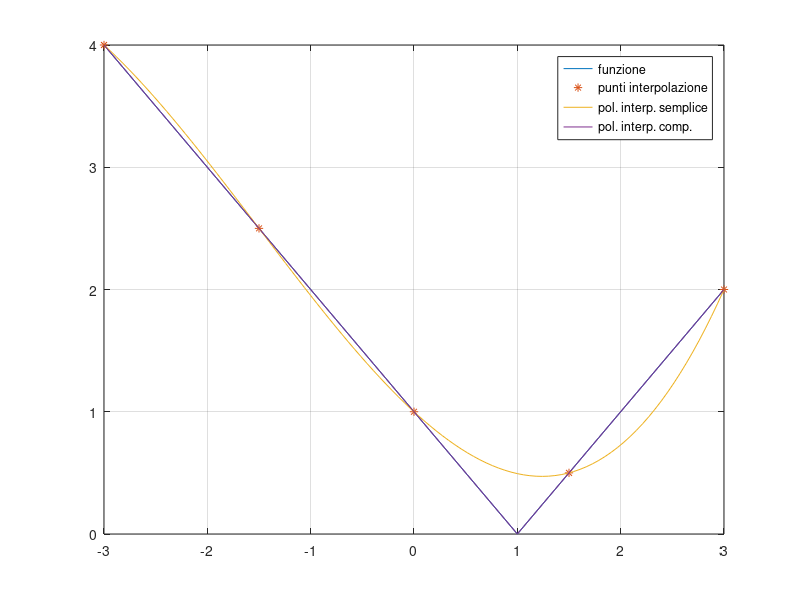

MATLAB code to generate this figure:
% Es 3 interpolazione
clear
clc
close all

%f=@(x) exp(x).*cos(4*x);
f=@(x) abs(x-1);
a=-3; b=3;
x=linspace(a,b);
y=f(x);
n=5; %numero nodi
nodi=linspace(a,b,n);
y_nodi=f(nodi)';
V=vander(nodi); %matrice di Vandermonde
coeff=V\y_nodi; %coefficienti polinomio interpolatore
yy=polyval(coeff,x);
nodi_c=[a 1 b]; %suddivisione interpolazione composita
y_c=f(nodi_c);
yyy=interp1(nodi_c,y_c,x);
plot(x,y) %grafico funzione
hold on
plot(nodi,y_nodi,'*') %grafico punti interpolazione
plot(x,yy) %grafico polinomio interpolatore
plot(x,yyy) %interpolazione composita
grid on
legend('funzione','punti interpolazione','pol. interp. semplice',...
    'pol. interp. comp.')
% calcolo errore
err=norm(yy-y) %errore interp. semplice
%cond(V) %condizionamento matrice
err_c=norm(yyy-y) %errore interp. composita

